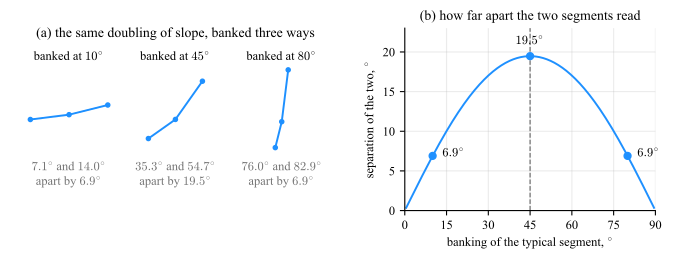

Recreate this plot in Python.
# --- Match LaTeX document: Times New Roman, 10pt, textwidth=7in ---
# Why the banking target is 45 degrees and not some other angle. One three-point series
# whose two segments differ by a factor of two in slope, which is the change in trend a
# reader is asked to detect. Banking is a vertical scale on that same series, so the data
# never changes and only the angles the page delivers do. (a) shows the change vanishing at
# a shallow and at a steep banking and standing out in between; (b) is the reason, the
# angular separation the eye is given, which peaks where the two segments straddle 45.
# Notation follows the text: beta is the page scale ratio that turns a data slope into an
# angle, and panel (b) plots the separation of the two segment angles against beta's own
# angle, arctan(beta m*).
import numpy as np
import matplotlib.pyplot as plt

plt.rcParams.update({
    'font.family': 'serif',
    'font.serif': ['Times New Roman'],
    'font.size': 10,
    'axes.titlesize': 10,
    'axes.labelsize': 9,
    'xtick.labelsize': 9,
    'ytick.labelsize': 9,
    'mathtext.fontset': 'cm',
})

PT = 9
C_LINE = '#1E90FF'
C_GUIDE = '0.45'

X = np.array([0.0, 1.0, 2.0])
Y = np.array([0.0, 1.0, 3.0])        # segment slopes 1 and 2: one doubling of slope
RATIO = 2.0
TARGETS = [10.0, 45.0, 80.0]         # banking of the typical segment, in degrees
CENTERS = [0.0, 1.35, 2.70]


def beta_for(target_deg):
    """The page scale ratio beta that puts the typical segment at the target angle.

    The typical slope is the geometric mean of the two, m* = sqrt(1 * 2), and banking it
    to an angle t means beta m* = tan(t), so beta = tan(t) / sqrt(2).
    """
    return np.tan(np.radians(target_deg)) / np.sqrt(RATIO)


def angles(beta):
    """The two segment angles the page delivers at scale ratio beta, in degrees."""
    return np.degrees(np.arctan(beta)), np.degrees(np.arctan(RATIO * beta))


fig = plt.figure(figsize=(6.8, 2.5))
gs = fig.add_gridspec(1, 2, width_ratios=[1.32, 1], wspace=0.22,
                      left=0.02, right=0.97, top=0.90, bottom=0.17)

# --- (a) one slope change, banked three ways --------------------------------------
# Each copy is banked by its own scale and then scaled uniformly to a common size. A
# uniform scale changes no angle, so the comparison is untouched and the three stay
# legible at one figure size.
ax = fig.add_subplot(gs[0, 0])
for target, cx in zip(TARGETS, CENTERS):
    beta = beta_for(target)
    pts = np.column_stack([X, beta * Y])
    span = pts.max(axis=0) - pts.min(axis=0)
    pts = (pts - pts.mean(axis=0)) / np.hypot(*span)          # common bounding diagonal
    ax.plot(pts[:, 0] + cx, pts[:, 1], '-o', lw=1.4, ms=3, color=C_LINE)
    lo, hi = angles(beta)
    ax.text(cx, 0.70, rf'banked at ${target:.0f}^{{\circ}}$', ha='center', va='center',
            fontsize=PT)
    ax.text(cx, -0.70, rf'${lo:.1f}^{{\circ}}$ and ${hi:.1f}^{{\circ}}$',
            ha='center', va='center', fontsize=PT, color=C_GUIDE)
    ax.text(cx, -0.88, rf'apart by ${hi - lo:.1f}^{{\circ}}$', ha='center', va='center',
            fontsize=PT, color=C_GUIDE)
ax.set_xlim(-0.75, 3.45)
ax.set_ylim(-1.02, 0.86)
ax.set_aspect('equal')
ax.axis('off')
ax.set_title('(a) the same doubling of slope, banked three ways')

# --- (b) the separation the eye is given, against the banking ---------------------
ax = fig.add_subplot(gs[0, 1])
t = np.linspace(0.5, 89.5, 600)
lo, hi = angles(beta_for(t))
sep = hi - lo
ax.plot(t, sep, '-', lw=1.4, color=C_LINE)
ax.axvline(45, ls='--', lw=0.9, color=C_GUIDE)
for target in TARGETS:
    beta = beta_for(target)
    d = np.diff(angles(beta))[0]
    ax.plot(target, d, 'o', ms=5, color=C_LINE)
    ax.annotate(rf'${d:.1f}^{{\circ}}$', (target, d), textcoords='offset points',
                xytext=(0, 8) if target == 45 else (7, -1),
                ha='center' if target == 45 else 'left', fontsize=PT)
ax.set_xlim(0, 90)
ax.set_ylim(0, 23)
ax.set_xticks([0, 15, 30, 45, 60, 75, 90])
ax.set_xlabel(r'banking of the typical segment, $^{\circ}$')
ax.set_ylabel(r'separation of the two, $^{\circ}$')
ax.set_title('(b) how far apart the two segments read')
for side in ('top', 'right'):
    ax.spines[side].set_visible(False)
ax.grid(True, alpha=0.25)

basename = 'plot_bank'
plt.savefig(f'{basename}.pdf', bbox_inches='tight')
plt.savefig(f'{basename}.svg', bbox_inches='tight')
plt.savefig(f'{basename}.jpeg', dpi=300, bbox_inches='tight')
print(f'Saved {basename}.pdf, {basename}.svg, {basename}.jpeg')

for target in TARGETS:
    beta = beta_for(target)
    p, q = angles(beta)
    print(f'banked at {target:4.1f} deg: beta {beta:6.3f}, segments {p:5.1f} and '
          f'{q:5.1f} deg, apart by {q - p:5.1f} deg')
k = int(np.argmax(sep))
print(f'separation peaks at {sep[k]:.1f} deg, with the typical segment at {t[k]:.1f} deg')
print(f'the stretch in beta from {TARGETS[0]:.0f} to {TARGETS[1]:.0f} deg is '
      f'{beta_for(TARGETS[1]) / beta_for(TARGETS[0]):.1f} times')
# how forgiving the rule is: where the separation stays within a tenth of its peak
wide = t[sep >= 0.9 * sep[k]]
print(f'within a tenth of the peak for banking between {wide[0]:.0f} and '
      f'{wide[-1]:.0f} deg')
